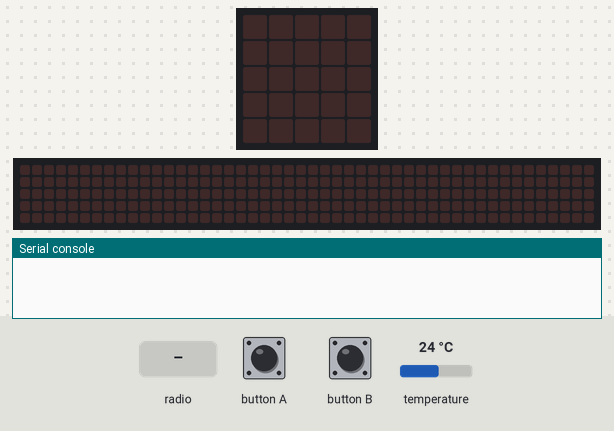
The program below on a simulated BBC micro:bit (MakeCode). Parts: the board's 5×5 LED display, a strip that is not on the board, showing the scrolling text unrolled, the last lines printed to the serial console. The inputs (shaded band) are chosen by the test bench; at power-on: temperature 24 °C. No radio messages arrive unless stated (any console line starting 'radio sent:' is added by the test bench); the 48×5 strip is a reading aid, not a part: it shows the text the display is scrolling, unrolled, one strip-width of it at a time.

Above: at 1.2 s.
1.3 s: radio message "Te" arrives
At 2.5 s:
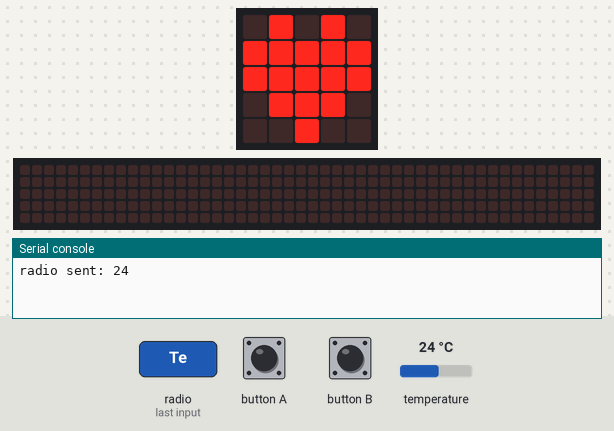
2.8 s: button A pressed for 0.15 s
At 3.02 s:
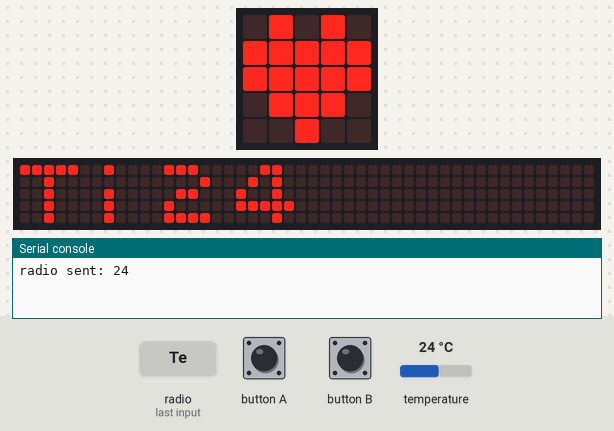
5.8 s: radio message "1" arrives
At 7.67 s:
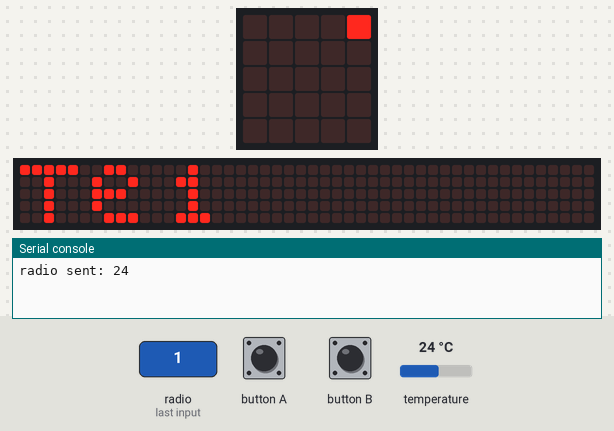
8.8 s: button A pressed for 0.15 s
At 11.12 s:
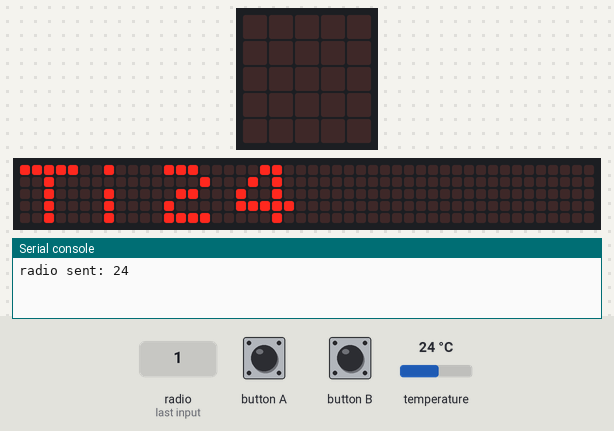
11.9 s: radio message "Te" arrives
14.9 s: radio message "0" arrives
At 16.22 s:
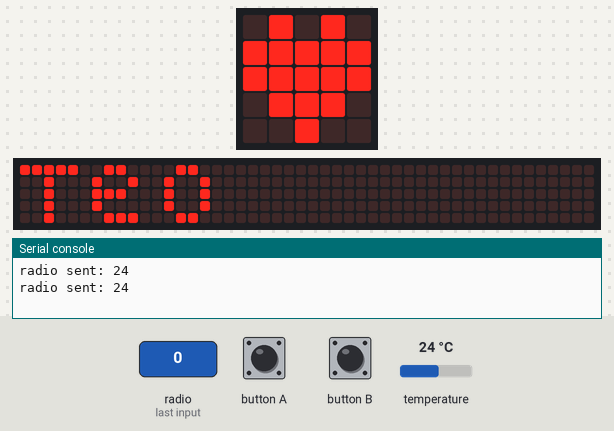

Measured:
- after the input at 1.3 s, the display: changes at once (image 1)
- after the input at 2.8 s, the display: changes after 0.15 s (image 2)
- after the input at 5.8 s, the display: first differs from a run without the input after 1.7 s (image 3 shows a later state)
- after the input at 8.8 s, the display: first differs from a run without the input after 2.3 s (image 4)
- after the input at 14.9 s, the display: first differs from a run without the input after 1.3 s (image 5)

The program:

main.ts
```typescript
radio.onReceivedNumber(function (receivedNumber) {
    basic.showString("Te" + receivedNumber)
})
input.onButtonPressed(Button.A, function () {
    basic.showString("Ti" + input.temperature())
})
radio.onReceivedString(function (receivedString) {
    radio.sendNumber(input.temperature())
    basic.showIcon(IconNames.Heart)
})
input.onButtonPressed(Button.B, function () {
    radio.sendString("Te")
})
radio.setGroup(1)
basic.forever(function () {

})
```

test.ts
```typescript
// aquí va el archivo "tests"; esto no se compilará cuando este paquete se utilice como una extensión.
```
